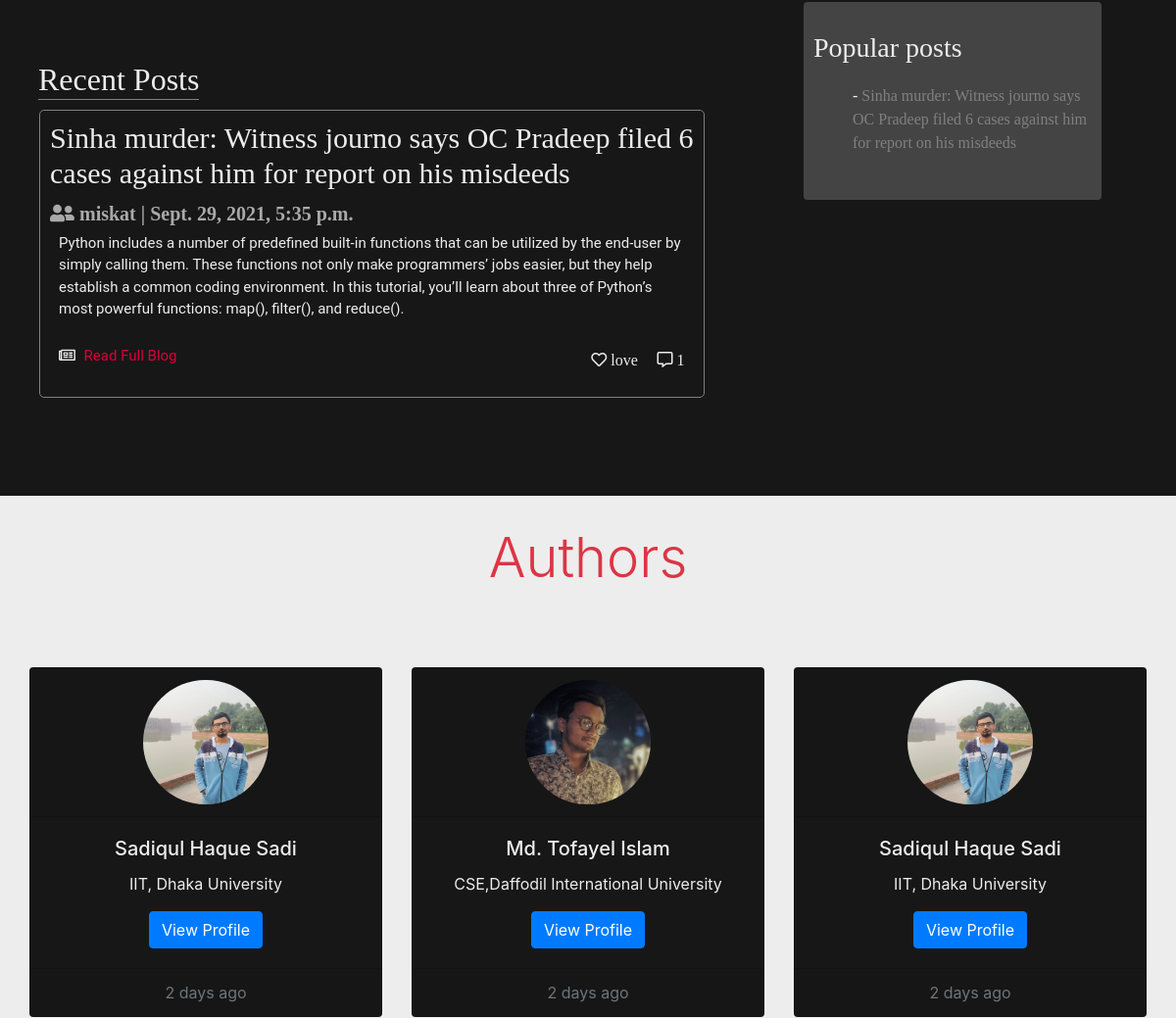
/ (middle part), run on an earlier commit of the app's database.
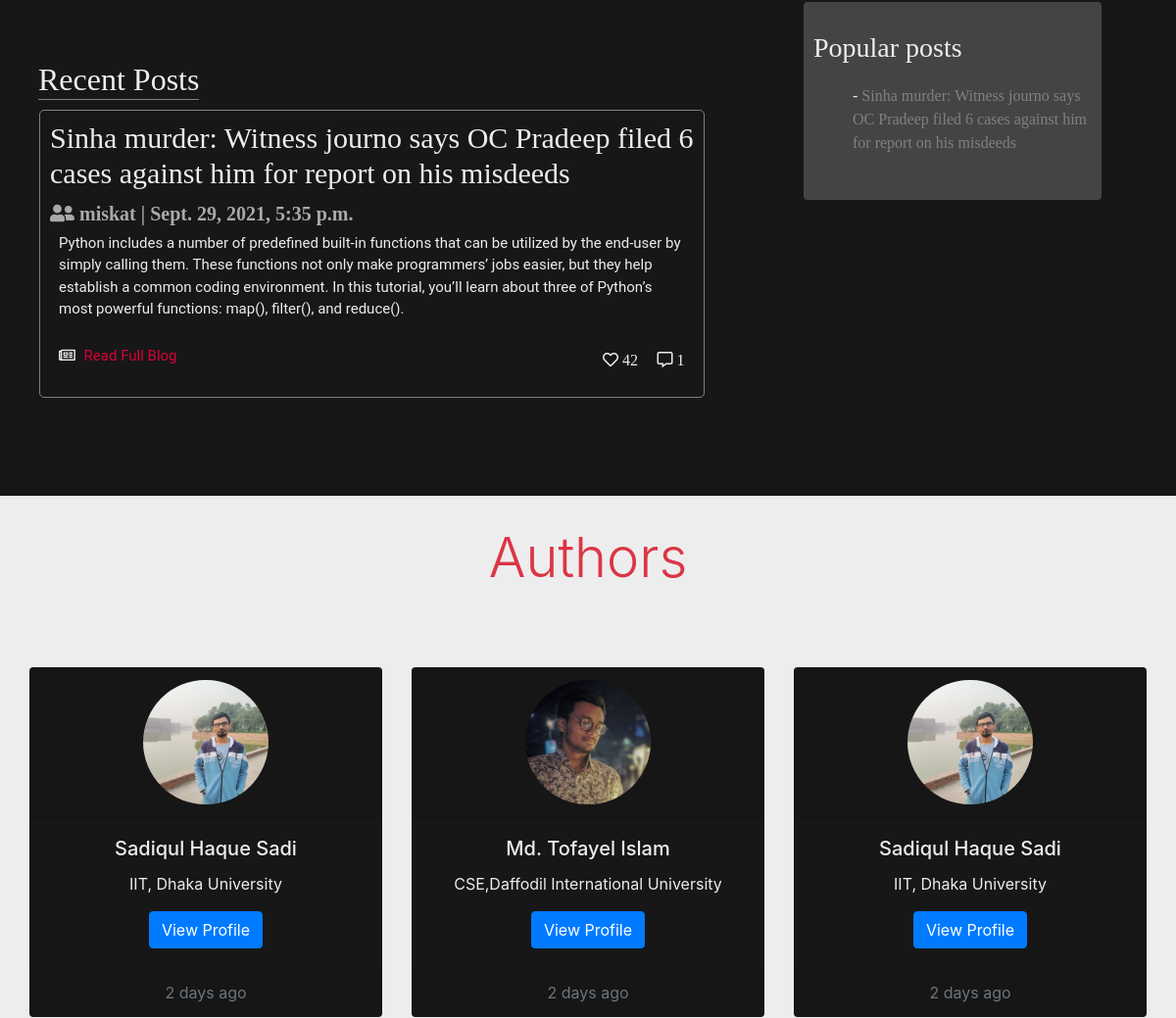
And on a later commit of the database.
### blogs/models.py (models this page shows, shortened)
class Blog(models.Model):
    title = models.CharField(max_length=255)
    body = models.TextField(max_length=10000)
    img = models.ImageField(upload_to="media")
    author = models.ForeignKey(Author, on_delete=SET_NULL,null=True)
    time_created = models.DateTimeField(auto_now_add=True)
    react = models.IntegerField(blank=True, null=True)
    comment = models.ManyToManyField(Comment)
    category = models.ForeignKey(Category, on_delete=SET_NULL, null=True)
    tags = models.ManyToManyField(Tag)

class Author(models.Model):
    name = models.CharField(max_length=50)
    author_img = models.ImageField(upload_to="media")
    email = models.EmailField()
    institution = models.CharField(max_length=100 , blank=True,null=True)
    study_subject = models.CharField(max_length=100, blank=True, null=True)
    current_year = models.CharField(max_length=50, blank=True, null=True)
    github = models.CharField(max_length=100, blank=True, null=True)
    facebook = models.CharField(max_length=100, blank=True, null=True)
    Twitter = models.CharField(max_length=100, blank=True, null=True)

### blogs/views.py (the view)
# urls.py: path('', views.home, name="home"),
def home(request):
    blogs = Blog.objects.all()
    context = {
        'blog': blogs
    }
    return render(request, 'blogs/index2.html', context)

### templates/blogs/index2.html (shortened to what this page needs)
<!DOCTYPE html>
{% load static %}
<html lang="en">
  <head>
    <link
      rel="stylesheet"
      href="https://stackpath.bootstrapcdn.com/bootstrap/4.1.1/css/bootstrap.min.css"
    />
    <link
      rel="stylesheet"
      href="https://use.fontawesome.com/releases/v5.15.3/css/all.css"
    />
    <link rel="stylesheet" href="{% static 'css/style2.css' %}" />
  </head>
  <body>
    <div class="row main_main">
      <div class="col-8">
          {% for blog in blog %}
        <section class="blogs_section">
          <h2>Recent Posts</h2>
          <div class="blog_title">
            <div class="head_share">
              <a href="{% url 'news' blog.id %}">
                <h1 class="display-4">
                    {{ blog.title}}
                </h1>
              </a>
              <ul>
                <li class="share_list">
                  <a class="share_list_link" href="#"
                    ><i class="far fa-heart"> {{blog.react }}</i></a
                  >
                </li>
                <li class="share_list">
                  <a class="share_list_link" href="#"
                    ><i class="far fa-comment-alt"> {{ blog.comment.count }}</i></a
                  >
                </li>
              </ul>
            </div>
            <a class="share_list_link lead" href="#"
              ><i class="fas fa-user-friends"> {{ blog.author.name }} | {{ blog.time_created }}</i></a
            >
            <p>
              Python includes a number of predefined built-in functions that can
              be utilized by the end-user by simply calling them. These
              functions not only make programmers’ jobs easier, but they help
              establish a common coding environment. In this tutorial, you’ll
              learn about three of Python’s most powerful functions: map(),
              filter(), and reduce().
            </p>
            <p class="news_class">
              <i class="far fa-newspaper"></i>
              <a class="news_class_link" href="#">Read Full Blog</a>
            </p>
          </div>
        </section>
          {% endfor %}
      </div>
      <div class="col-4">
        <div class="side_menu_bar">
          <h3>Popular posts</h3>
            {% for blog in blog %}
          <ul>
            <li class="side_list">
              <a class="side_list_links" href="{% url 'news' blog.id %}"
                >{{ blog.title }}</a
              >
            </li>
          </ul>
            {% endfor %}
        </div>
      </div>
    </div>
    <section class="authors">
        <h1 class="display-4 text-center text-danger">Authors</h1>
      <div class="container author_pad">
        <div class="row">
          <div class="col">
            <div class="card text-center">
              <div class="card-header">
                <img src="{% static 'images/sadi.jpg' %}" alt="" class="img" />
              </div>
              <div class="card-body">
                <h5 class="card-title">Sadiqul Haque Sadi</h5>
                <p class="card-text">IIT, Dhaka University</p>
                <a href="#" class="btn btn-primary">View Profile</a>
              </div>
              <div class="card-footer text-muted">2 days ago</div>
            </div>
          </div>
          <div class="col">
            <div class="card text-center">
              <div class="card-header">
                <img src="{% static 'images/tofayel.jpg' %}" alt="" class="img" />
              </div>
              <div class="card-body">
                <h5 class="card-title">Md. Tofayel Islam</h5>
                <p class="card-text">CSE,Daffodil International University</p>
                <a href="#" class="btn btn-primary">View Profile</a>
              </div>
              <div class="card-footer text-muted">2 days ago</div>
            </div>
          </div>
          <div class="col">
            <div class="card text-center">
              <div class="card-header">
                <img src="{% static 'images/sadi.jpg' %}" alt="" class="img" />
              </div>
              <div class="card-body">
                <h5 class="card-title">Sadiqul Haque Sadi</h5>
                <p class="card-text">IIT, Dhaka University</p>
                <a href="#" class="btn btn-primary">View Profile</a>
              </div>
              <div class="card-footer text-muted">2 days ago</div>
            </div>
          </div>
        </div>
      </div>
    </section>
  </body>
</html>

### templates/blogs/footer.html (shortened to what this page needs)
{% load static %}

### static/css/style2.css (style rules this page uses)
:root { --body_background_color:#171717; --body_font_color:#EDEDED; --red:#DA0037; --dark_grey:#444444; }
body { background-color: #171717; color: #EDEDED; }
.main_main { padding-bottom: 100px; }
.blogs_section { margin-top: 60px; }
.blogs_section h2 { margin-left: 39px; font-family: 'Source Serif Pro', serif; font-weight: 500; margin-bottom: 10px; width: fit-content; border-bottom: 1px solid gray; }
.head_share { display: flex; justify-content: space-between; }
.head_share ul { position: absolute; bottom: 10px; right: 20px; }
.head_share a { color: var(--body_font_color); }
.blog_title h1 { font-size: 30px !important; font-family: 'Source Serif Pro', serif; font-weight: 300; font-style: bold; }
.blog_title p { font-family: 'Roboto', sans-serif; font-weight: 400; word-spacing: 3; padding: 4px 9px 5px 9px; font-size: 15px; }
.blog_title { margin-left: 40px; width: 86% ; position: relative; }
.share_list { display: inline-block; }
.share_list_link { color: darkgray; }
.share_list:not(:last-child) { padding-right: 15px; }
.blog_title { padding: 10px; border: 1px solid gray; border-radius: 5px; }
.fa-newspaper { color: var(--body_font_color); padding-right: 5px; }
.news_class_link { text-decoration: none; color: var(--red); }
.side_menu_bar { font-family: 'Source Serif Pro', serif; width: 80%; background-color: var(--dark_grey); padding: 30px 10px; border-radius: 4px; }
.side_menu_bar h3 { color: var(--body_font_color); margin-bottom: 20px; }
.side_list { margin-bottom: 10px; list-style-type: none; }
.side_list::before { content: "- "; }
.side_list_links { text-decoration: none; color: gray; }
.authors { padding: 30px 0; background-color: #EDEDED; }
.author_pad { padding:70px 0 70px 0; }
.card { background-color: #171717; }
.img { height: 40%; width: 40%; border-radius: 50%; }

What changed in the data, as far as the page shows it:
changed Blog "miskat": react "love" → "42"
